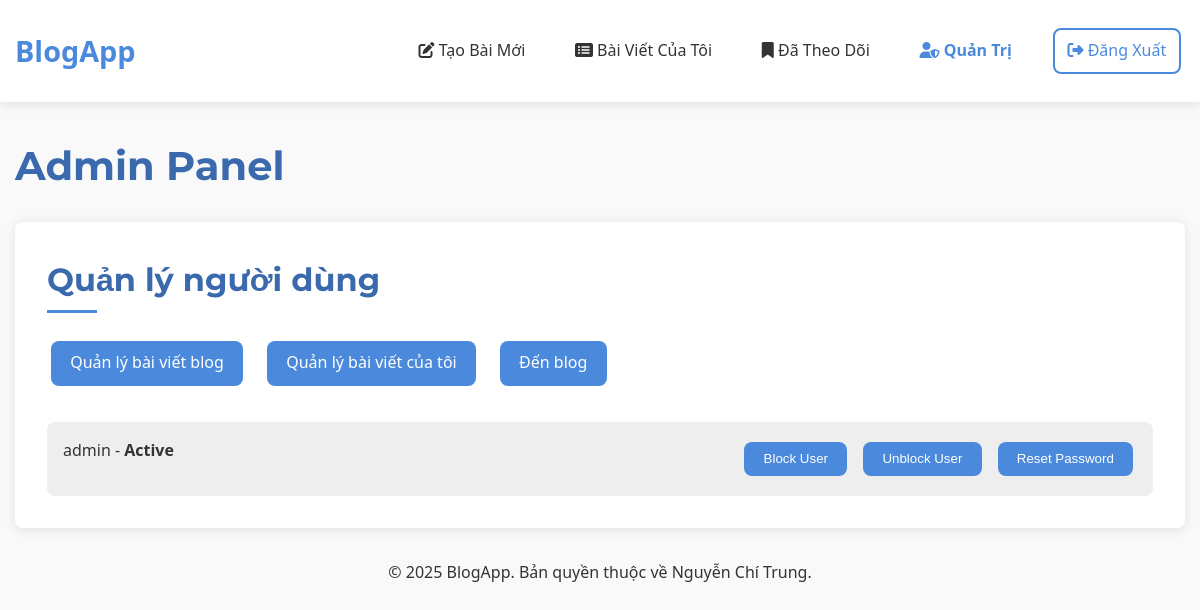
Page /admin (signed in) on the earlier database version.
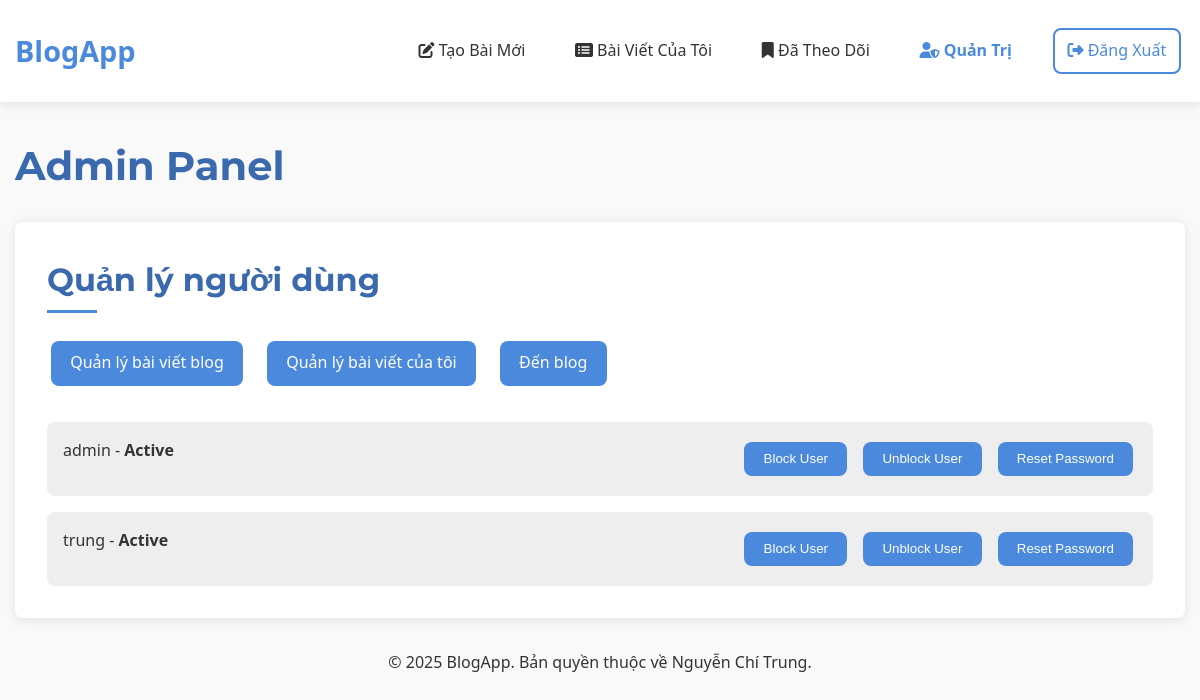
Same page on the later database version.
### tables this page shows
CREATE TABLE user (
  id INTEGER PRIMARY KEY AUTOINCREMENT,
  username TEXT UNIQUE NOT NULL,
  password TEXT NOT NULL,
  is_blocked BOOLEAN NOT NULL DEFAULT 0,
  is_admin BOOLEAN NOT NULL DEFAULT 0
);

### flaskr/blog.py (the view)
@bp.route('/admin')
@login_required
def admin():
    if not g.user['is_admin']:
        return redirect(url_for('blog.blog_index'))
    db = get_db()
    users = db.execute('SELECT * FROM user').fetchall()
    return render_template('admin.html', users=users)

### flaskr/__init__.py (called while the page is built)
def create_app(test_config=None):
    app = Flask(__name__, instance_relative_config=True)
    app.config.from_mapping(
        SECRET_KEY='dev',
        DATABASE=os.path.join(app.instance_path, 'flaskr.sqlite'),
    )
    if test_config is None:
        app.config.from_pyfile('config.py', silent=True)
    else:
        app.config.from_mapping(test_config)
    try:
        os.makedirs(app.instance_path)
    except OSError:
        pass
    from . import db
    db.init_app(app)
    from . import auth
    app.register_blueprint(auth.bp)
    from . import blog
    app.register_blueprint(blog.bp)
    @app.context_processor
    def inject_utilities():
        def get_year():
            return datetime.datetime.now().year
        return {'get_year': get_year}
    @app.route('/')
    def index():
        return redirect(url_for('blog.blog_index'))
    return app

### flaskr/auth.py (called while the page is built)
@bp.before_app_request
def load_logged_in_user():
    user_id = session.get('user_id')
    if user_id is None:
        g.user = None
    else:
        g.user = get_db().execute(
            'SELECT * FROM user WHERE id = ?', (user_id,)
        ).fetchone()  # fetchone() trả về một sqlite3.Row

### flaskr/templates/admin.html (shortened to what this page needs)
{% extends 'base.html' %}
{% block header %}
    <h1>Admin Panel</h1>
{% endblock %}
{% block content %}
<section class="admin-section">
    <h2>Quản lý người dùng</h2>
    <div class="admin-actions">
        <a class="btn" href="{{ url_for('blog.admin_posts') }}">Quản lý bài viết blog</a>
        <a class="btn" href="{{ url_for('blog.admin_my_posts') }}">Quản lý bài viết của tôi</a>
        <a class="btn" href="{{ url_for('blog.blog_index') }}">Đến blog</a>
    </div>
    <div class="user-list">
        {% for user in users %}
        <div class="user-item">
            <p>{{ user.username }} - <strong>{{ 'Blocked' if user.is_blocked else 'Active' }}</strong></p>
            <div class="user-actions">
                <form action="{{ url_for('blog.block_user', user_id=user.id) }}" method="post" class="inline-form">
                    <button class="btn" type="submit" {% if user.is_blocked %}disabled{% endif %}>Block User</button>
                </form>
                <form action="{{ url_for('blog.unblock_user', user_id=user.id) }}" method="post" class="inline-form">
                    <button class="btn" type="submit" {% if not user.is_blocked %}disabled{% endif %}>Unblock User</button>
                </form>
                <form action="{{ url_for('blog.reset_password', user_id=user.id) }}" method="post" class="inline-form">
                    <button class="btn" type="submit">Reset Password</button>
                </form>
            </div>
        </div>
        {% endfor %}
    </div>
</section>
{% endblock %}

Differences in the rows shown:
added user: username "trung", is_blocked "Active"
